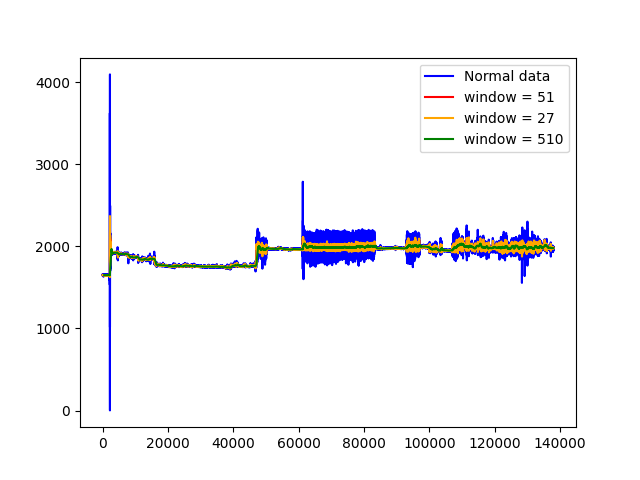

The script that saved this image:
import pandas as pd
import matplotlib.pyplot as plt
import random

# reference
# https://towardsdatascience.com/implementing-moving-averages-in-python-1ad28e636f9d

# select D column
data = pd.read_csv('2.csv')['1645']

if str(input("Apakah anda ingin membatasi jumlah data(yes/no) -> ")) == "yes":
    limit = int(input("Masukkan jumlah batasan data (integer, 1 s/d 150.000) -> "))
    data = data[:limit]

# amount of data
amount = list(range(0, len(data)))

# 1st window size experiment is 51
first_window_size = 51

# 2nd window size experiment is get random value from
# first_window_size/2 <= data <= first_window_size
two_window_size = random.randint(int(first_window_size / 2), first_window_size)

# 3th window size experiment is select 10 * first_window_size
three_window_size = first_window_size * 10

# calculate MVA with Pandas rolling function
# https://pandas.pydata.org/pandas-docs/stable/reference/api/pandas.DataFrame.rolling.html
filtered_data = data.rolling(window=first_window_size).mean()
two_filtered_data = data.rolling(window=two_window_size).mean()
three_filtered_data = data.rolling(window=three_window_size).mean()

# plotting default data
plt.plot(amount, data, label='Normal data', color='blue')

# plotting data with 1st window size (with average data)
plt.plot(amount, filtered_data, label=f'window = {first_window_size}', color='red')

# plotting data with get random value from first_window_size/2 < data < first_window_size
plt.plot(amount, two_filtered_data, label=f'window = {two_window_size}', color='orange')

# plotting data with get random value from first_window_size/2 < data < first_window_size
plt.plot(amount, three_filtered_data, label=f'window = {three_window_size}', color='green')

plt.legend(loc='upper right')

# save a figure and plot data
plt.savefig('mva')
plt.show(block=True)
